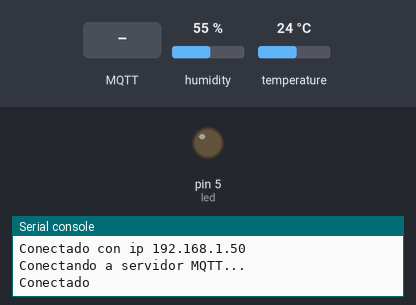
Bench run of a program on a simulated MicroPython board. Shown: output pins drawn as LEDs (lit = HIGH), the last lines printed to the serial console. Inputs (shaded band) come from the test bench; at power-on: humidity 55 %, temperature 24 °C. WiFi joins after 1.5 s; no MQTT or app messages arrive unless stated.

Above: at 3.3 s.
3.4 s: MQTT message "true" arrives on the first subscribed topic
At 4.7 s:
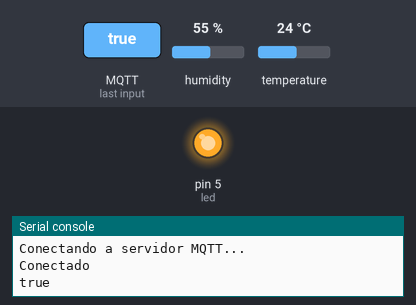
8.6 s: MQTT message "false" arrives on the first subscribed topic
At 9.8 s:
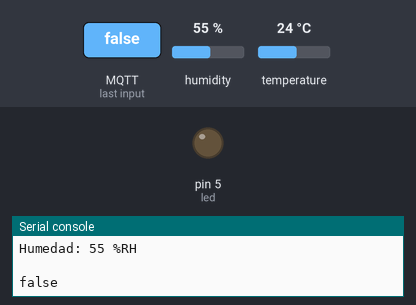
Timing chart, 0 to 11.6 s (numbered marks = the images above; inputs shaded):
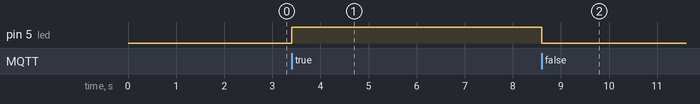

The program:

iot_mqtt_pub.py
```python
# Ejemplo Introducción al IoT
# topic/actuador1 - Opera a distancia un RELÉ
# topic/sensor1 - Envia la temperatura periodicamente
# topic/sensor2 - Enviar la humedad periodicamente

import network
from dht import DHT11
from time import sleep_ms
from machine import Pin, Timer
from umqtt.robust import MQTTClient

# ----- Definicion de dispositivos
dht = DHT11(Pin(4))    # GPIO4 = D2
led = Pin(5, Pin.OUT)  # GPIO5 = D1

# ----- Lectura de humedad y temperatura
def temperatura(timer):
    dht.measure()
    temp = dht.temperature()
    hum = dht.humidity()
    cliente.publish("topic/sensor1", str(temp))
    cliente.publish("topic/sensor2", str(hum))
    print(f"Temperatura: {temp} °C")
    print(f"Humedad: {hum} %RH\n")

# ----- Funcion callback MQTT
def callback(topic, msg):

    # Recibo y decodifico los datos
    mensaje = msg.decode()
    topico = topic.decode()

    # LED
    if (topico == "topic/actuador1"):
        if (mensaje == "true"):
            led.value(1)
        elif (mensaje == "false"):
            led.value(0)
    print(mensaje)

# Conexión a Internet
wlan = network.WLAN(network.STA_IF)
if not wlan.active():
    wlan.active(True)

if not wlan.isconnected():
    wlan.connect("ssid","password")
    print("Conectando...")
    while not wlan.isconnected():
        sleep_ms(1000)

config = wlan.ifconfig()
print(f"Conectado con ip {config[0]}")

# Conexión al broker MQTT
cliente = MQTTClient("mqtt_id", "host", port=1883)
print("Conectando a servidor MQTT...")
cliente.set_callback(callback)
cliente.connect()
cliente.subscribe("topic/actuador1")
print("Conectado")

# ----- Inicia el Timer0
tim = Timer(0)
tim.init(period=5000, mode=Timer.PERIODIC, callback=temperatura)

while True:
    cliente.check_msg()

cliente.disconnect()
```

Measured:
- after the input at 3.4 s, pin 5 (led): LOW → HIGH at once
- after the input at 8.6 s, pin 5 (led): HIGH → LOW at once
